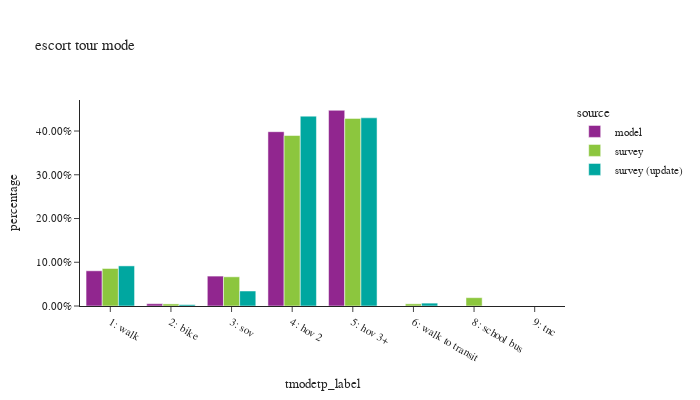

Source (notebook cell):
### Code cell
df_plot = es_tour.groupby(['source','tmodetp_label'])['toexpfac'].sum().reset_index()
df_plot['percentage'] = df_plot.groupby(['source'], group_keys=False)['toexpfac']. \
    apply(lambda x: x / float(x.sum()))

df_plot_ct = es_tour.groupby(['source','tmodetp_label'])['toexpfac'].count().reset_index(). \
    rename(columns={'toexpfac':'sample count'})
df_plot = df_plot.merge(df_plot_ct, on=['source','tmodetp_label'])

fig = px.bar(df_plot.sort_values(by=['source']), x="tmodetp_label", y="percentage", color="source",
             barmode="group",hover_data=['sample count'],title="escort tour mode")
fig.update_layout(height=400, width=700, font=dict(size=11),
                  xaxis = dict(dtick = 1, categoryorder='category ascending'),
                  yaxis=dict(tickformat=".2%"))
fig.show()

### Figure 1 — Plotly figure (JSON) as saved in the notebook; plotly's stock layout.template omitted (floating-point values rounded to 4 significant figures)
{"data": [{"alignmentgroup": "True", "customdata": [[55465], [3611], [47120], [274591], [308291]], "hovertemplate": "source=model<br>tmodetp_label=%{x}<br>percentage=%{y}<br>sample count=%{customdata[0]}<extra></extra>", "legendgroup": "model", "marker": {"color": "#91268F", "pattern": {"shape": ""}}, "name": "model", "offsetgroup": "model", "orientation": "v", "showlegend": true, "textposition": "auto", "type": "bar", "x": ["1: walk", "2: bike", "3: sov", "4: hov 2", "5: hov 3+"], "xaxis": "x", "y": [0.08049, 0.00524, 0.06838, 0.3985, 0.4474], "yaxis": "y"}, {"alignmentgroup": "True", "customdata": [[1], [7], [14], [290], [69], [19], [113], [367]], "hovertemplate": "source=survey<br>tmodetp_label=%{x}<br>percentage=%{y}<br>sample count=%{customdata[0]}<extra></extra>", "legendgroup": "survey", "marker": {"color": "#8CC63E", "pattern": {"shape": ""}}, "name": "survey", "offsetgroup": "survey", "orientation": "v", "showlegend": true, "textposition": "auto", "type": "bar", "x": ["9: tnc", "8: school bus", "6: walk to transit", "5: hov 3+", "3: sov", "2: bike", "1: walk", "4: hov 2"], "xaxis": "x", "y": [8.244e-06, 0.01908, 0.004973, 0.4289, 0.06676, 0.004786, 0.08579, 0.3897], "yaxis": "y"}, {"alignmentgroup": "True", "customdata": [[11], [102], [15], [45], [345], [252], [1]], "hovertemplate": "source=survey (update)<br>tmodetp_label=%{x}<br>percentage=%{y}<br>sample count=%{customdata[0]}<extra></extra>", "legendgroup": "survey (update)", "marker": {"color": "#00A7A0", "pattern": {"shape": ""}}, "name": "survey (update)", "offsetgroup": "survey (update)", "orientation": "v", "showlegend": true, "textposition": "auto", "type": "bar", "x": ["6: walk to transit", "1: walk", "2: bike", "3: sov", "4: hov 2", "5: hov 3+", "9: tnc"], "xaxis": "x", "y": [0.006587, 0.0917, 0.003118, 0.03432, 0.4341, 0.4302, 1.058e-05], "yaxis": "y"}], "layout": {"barmode": "group", "font": {"size": 11}, "height": 400, "legend": {"title": {"text": "source"}, "tracegroupgap": 0}, "title": {"text": "escort tour mode"}, "width": 700, "xaxis": {"anchor": "y", "categoryorder": "category ascending", "domain": [0.0, 1.0], "dtick": 1, "title": {"text": "tmodetp_label"}}, "yaxis": {"anchor": "x", "domain": [0.0, 1.0], "tickformat": ".2%", "title": {"text": "percentage"}}}}
